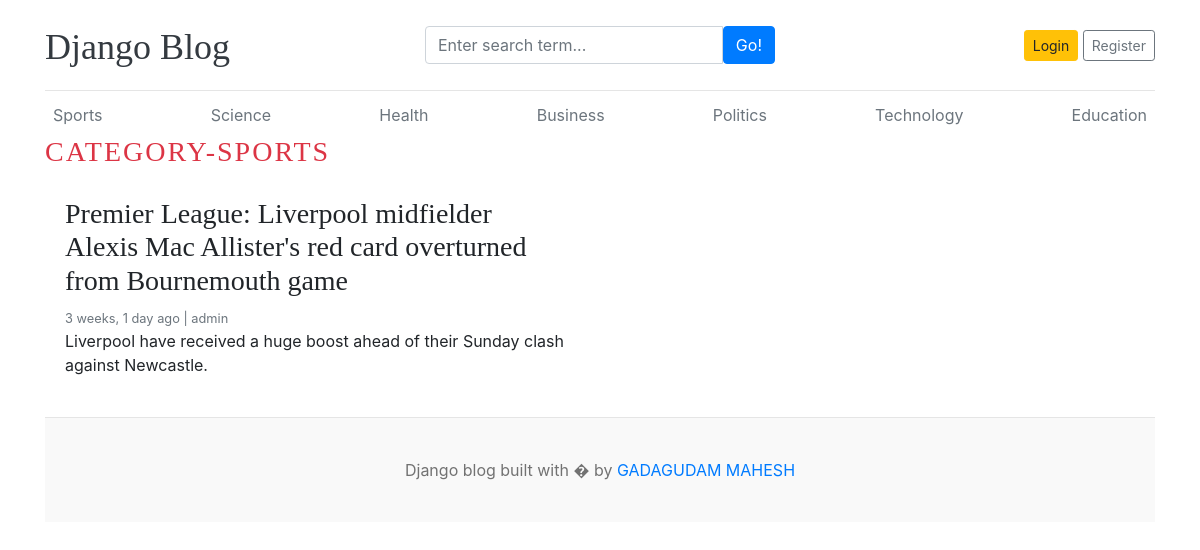
/category/1/, run on an earlier commit of the app's database.
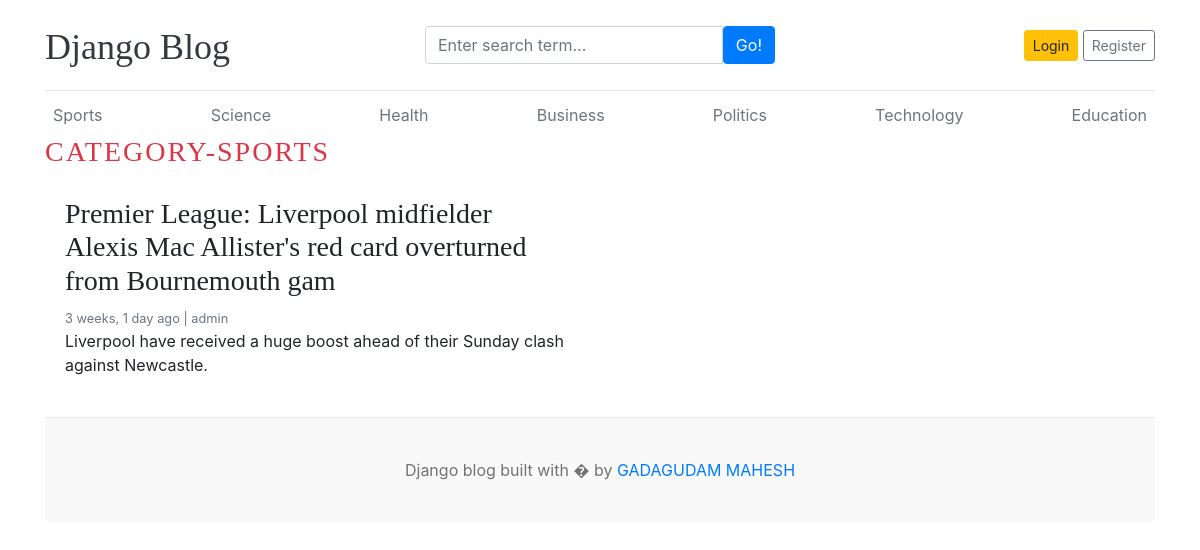
And on a later commit of the database.
### blog/models.py (models this page shows, shortened)
class Blog(models.Model):
    title=models.CharField(max_length=100)
    slug=models.SlugField(max_length=150,unique=True,blank=True)
    category=models.ForeignKey(Category,on_delete=models.CASCADE)
    author=models.ForeignKey(User,on_delete=models.CASCADE)
    featured_image=models.ImageField(upload_to='upload/%Y/%M/%d')
    short_description=models.TextField(max_length=2000)
    blog_body=models.TextField(max_length=5000)
    status=models.CharField(max_length=20, choices=STATUS_CHOICES,default=0)
    is_featured=models.BooleanField(default=False)
    created_at=models.DateTimeField(auto_now_add=True)
    updated_at=models.DateTimeField(auto_now=True)

### blog/views.py (the view)
# urls.py: path('<int:category_id>/',views.posts_by_category,name='posts_by_category')
def posts_by_category(request,category_id):
    posts=Blog.objects.filter(status='Published',category=category_id)
    category=get_object_or_404(Category,pk=category_id)
    context={
        'posts':posts,
        'category':category
    }
    return render(request,'posts_by_category.html',context)

### blog/context_processor.py (called while the page is built)
def get_categories(request):
    categories=Category.objects.all()
    return dict(categories=categories)

def get_social_links(request):
    social_links=SocialLink.objects.all()
    return dict(social_links=social_links)

### blog/models.py (called while the page is built)
    def __str__(self):
        return self.category_name

### templates/posts_by_category.html (shortened to what this page needs)
{% extends 'base.html' %}
{% block content %}
<h3 class="text-uppercase text-danger" style="letter-spacing:2px;">Category-{{category}}</h3>
  <div class="row mb-2">
    {% if posts %}
    {% for post in posts %}
    <div class="col-md-6">
      <div class="card border-0" >
        <div class="card-body">
          <h3>{{post.title}}</h3>
          <small class="mb-1 text-muted">{{post.created_at | timesince}}  ago |  {{post.author}}</small>
          <p class="card-text">{{post.short_description  |  truncatewords:25}}</p>
        </div>
      </div>
    </div>
    {% endfor %}
    {% else %}
    <p>No posts Found</p>
    {% endif %}
    </div>
</div>
{% endblock  %}

What changed in the data, as far as the page shows it:
changed Blog "admin": title "Premier League: Liverpool midfielder Alexis Mac Allister's red card overturned from Bournemouth game" → "Premier League: Liverpool midfielder Alexis Mac Allister's red card overturned from Bournemouth gam"
